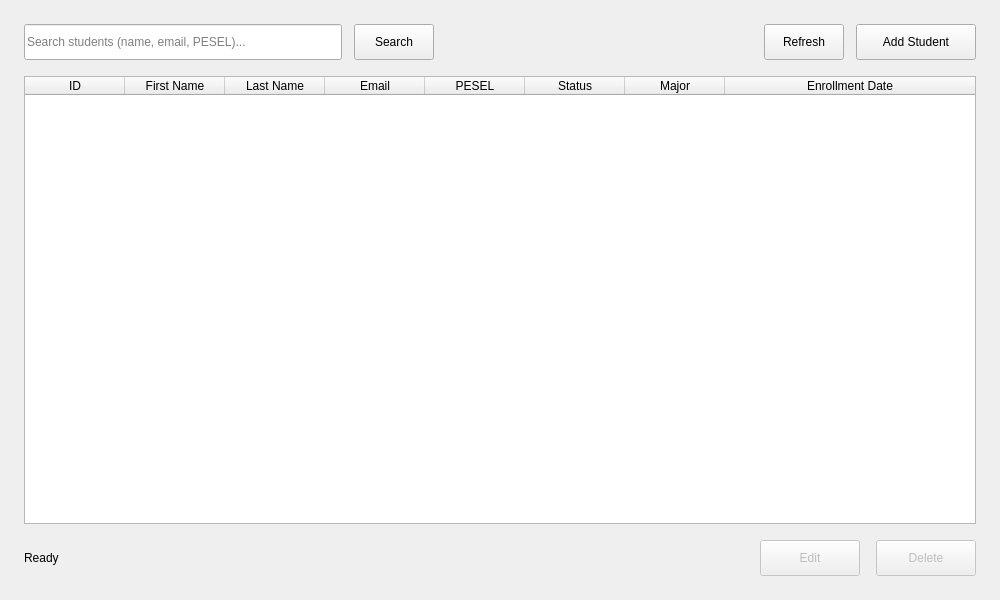
<?xml version="1.0" encoding="UTF-8"?>
<ui version="4.0">
 <class>StudentsTab</class>
 <widget class="QWidget" name="StudentsTab">
  <property name="geometry">
   <rect>
    <x>0</x>
    <y>0</y>
    <width>1000</width>
    <height>600</height>
   </rect>
  </property>
  <property name="windowTitle">
   <string>Form</string>
  </property>
  <layout class="QVBoxLayout" name="verticalLayout">
   <property name="spacing">
    <number>16</number>
   </property>
   <property name="leftMargin">
    <number>24</number>
   </property>
   <property name="topMargin">
    <number>24</number>
   </property>
   <property name="rightMargin">
    <number>24</number>
   </property>
   <property name="bottomMargin">
    <number>24</number>
   </property>
   <item>
    <layout class="QHBoxLayout" name="toolbarLayout">
     <property name="spacing">
      <number>12</number>
     </property>
     <item>
      <widget class="QLineEdit" name="searchInput">
       <property name="minimumSize">
        <size>
         <width>300</width>
         <height>36</height>
        </size>
       </property>
       <property name="placeholderText">
        <string>Search students (name, email, PESEL)...</string>
       </property>
       <property name="clearButtonEnabled">
        <bool>true</bool>
       </property>
      </widget>
     </item>
     <item>
      <widget class="QPushButton" name="searchButton">
       <property name="minimumSize">
        <size>
         <width>80</width>
         <height>36</height>
        </size>
       </property>
       <property name="text">
        <string>Search</string>
       </property>
      </widget>
     </item>
     <item>
      <spacer name="horizontalSpacer">
       <property name="orientation">
        <enum>Qt::Horizontal</enum>
       </property>
       <property name="sizeHint" stdset="0">
        <size>
         <width>40</width>
         <height>20</height>
        </size>
       </property>
      </spacer>
     </item>
     <item>
      <widget class="QPushButton" name="refreshButton">
       <property name="minimumSize">
        <size>
         <width>80</width>
         <height>36</height>
        </size>
       </property>
       <property name="text">
        <string>Refresh</string>
       </property>
      </widget>
     </item>
     <item>
      <widget class="QPushButton" name="addButton">
       <property name="minimumSize">
        <size>
         <width>120</width>
         <height>36</height>
        </size>
       </property>
       <property name="text">
        <string>Add Student</string>
       </property>
      </widget>
     </item>
    </layout>
   </item>
   <item>
    <widget class="QTableWidget" name="studentsTable">
     <property name="editTriggers">
      <set>QAbstractItemView::NoEditTriggers</set>
     </property>
     <property name="alternatingRowColors">
      <bool>true</bool>
     </property>
     <property name="selectionMode">
      <enum>QAbstractItemView::SingleSelection</enum>
     </property>
     <property name="selectionBehavior">
      <enum>QAbstractItemView::SelectRows</enum>
     </property>
     <property name="sortingEnabled">
      <bool>true</bool>
     </property>
     <attribute name="horizontalHeaderStretchLastSection">
      <bool>true</bool>
     </attribute>
     <column>
      <property name="text">
       <string>ID</string>
      </property>
     </column>
     <column>
      <property name="text">
       <string>First Name</string>
      </property>
     </column>
     <column>
      <property name="text">
       <string>Last Name</string>
      </property>
     </column>
     <column>
      <property name="text">
       <string>Email</string>
      </property>
     </column>
     <column>
      <property name="text">
       <string>PESEL</string>
      </property>
     </column>
     <column>
      <property name="text">
       <string>Status</string>
      </property>
     </column>
     <column>
      <property name="text">
       <string>Major</string>
      </property>
     </column>
     <column>
      <property name="text">
       <string>Enrollment Date</string>
      </property>
     </column>
    </widget>
   </item>
   <item>
    <layout class="QHBoxLayout" name="bottomLayout">
     <item>
      <widget class="QLabel" name="statusLabel">
       <property name="text">
        <string>Ready</string>
       </property>
      </widget>
     </item>
     <item>
      <spacer name="horizontalSpacer_2">
       <property name="orientation">
        <enum>Qt::Horizontal</enum>
       </property>
       <property name="sizeHint" stdset="0">
        <size>
         <width>40</width>
         <height>20</height>
        </size>
       </property>
      </spacer>
     </item>
     <item>
      <widget class="QPushButton" name="editButton">
       <property name="enabled">
        <bool>false</bool>
       </property>
       <property name="minimumSize">
        <size>
         <width>100</width>
         <height>36</height>
        </size>
       </property>
       <property name="text">
        <string>Edit</string>
       </property>
      </widget>
     </item>
     <item>
      <widget class="QPushButton" name="deleteButton">
       <property name="enabled">
        <bool>false</bool>
       </property>
       <property name="minimumSize">
        <size>
         <width>100</width>
         <height>36</height>
        </size>
       </property>
       <property name="text">
        <string>Delete</string>
       </property>
      </widget>
     </item>
    </layout>
   </item>
  </layout>
 </widget>
 <resources/>
 <connections/>
</ui>
